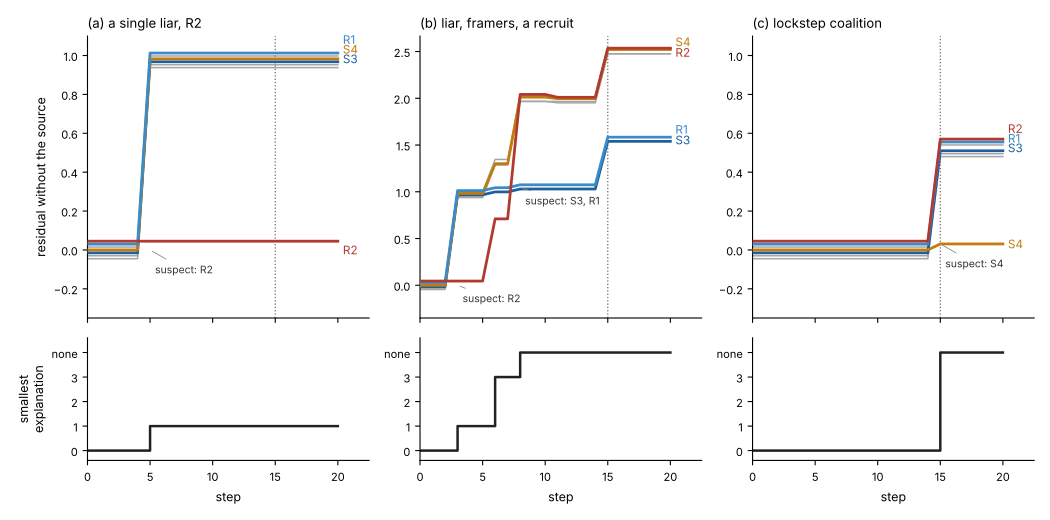

Generate this figure with Python:
"""Figure for 'What braids and knots carry': the bundle of suspicion heights (residual without each source) in three histories, with
the smallest explanation and the suspect set. Uses pce/bundlebraid."""
import os, sys
import numpy as np, matplotlib
matplotlib.use("Agg"); import matplotlib.pyplot as plt
HERE = os.path.dirname(os.path.abspath(__file__)); sys.path.insert(0, os.path.join(HERE, "..", "engine"))
from pce import bundlebraid as BB, watchtoy as WT

W = WT.setup(); g = W["gB"]
cases = [("redundant_liar", "(a) a single liar, R2"), ("cascade", "(b) liar, framers, a recruit"), ("efficient", "(c) lockstep coalition")]
HI = {"R2": "#b03a2e", "S3": "#1f5f9e", "R1": "#3b8bc9", "S4": "#c27c0e"}
fig, ax = plt.subplots(2, 3, figsize=(10.5, 5.2), sharex=True, gridspec_kw=dict(height_ratios=[2.3, 1]))
for j, (nm, title) in enumerate(cases):
    S, V, rows = BB.features(BB.history(nm, W), g); t = np.arange(len(S))
    for i, x in enumerate(BB.BASE):
        y = S[:, i] + 0.015 * (i - 3)
        ax[0, j].plot(t, y, color=HI.get(x, "#a6a6a6"), lw=2.0 if x in HI else 1.1, zorder=3 if x in HI else 2)
    lab = {}
    for i, x in enumerate(BB.BASE):
        if x in HI: lab[x] = S[-1, i]
    used = []
    for x, yv in sorted(lab.items(), key=lambda kv: kv[1]):
        gap = 0.045 * max(1.1, S.max()); yy = yv if not used or yv - used[-1] > gap else used[-1] + gap; used.append(yy)
        ax[0, j].text(20.4, yy, x, color=HI[x], va="center", fontsize=8.5)
    ax[0, j].axvline(15, color="#666", ls=":", lw=0.9)
    ax[0, j].set_title(title, fontsize=9.5, loc="left"); ax[0, j].set_xlim(0, 22.5)
    me = [r["min_expl"] for r in rows]
    ax[1, j].step(t, me, where="post", color="#222", lw=1.8)
    ax[1, j].set_ylim(-0.4, 4.6); ax[1, j].set_yticks([0, 1, 2, 3, 4]); ax[1, j].set_yticklabels(["0", "1", "2", "3", "none"])
    ax[1, j].set_xlabel("step", fontsize=9)
    sus = []
    for s in S:
        m = s.min(); sus.append(tuple(x for x, v in zip(BB.BASE, s) if v <= m + 0.01) if s.max() > 0.05 else ())
    prev = None
    for k, sset in enumerate(sus):
        if sset != prev and sset:
            ax[0, j].annotate("suspect: " + ", ".join(sset), xy=(k, S[k].min()), xytext=(k + 0.4, S[k].min() - 0.12 * (1 + 0.5 * (j == 1))),
                              fontsize=7.5, color="#333", arrowprops=dict(arrowstyle="-", color="#888", lw=0.6))
        prev = sset
ax[0, 0].set_ylabel("residual without the source", fontsize=9)
ax[1, 0].set_ylabel("smallest\nexplanation", fontsize=9)
for a in ax.flat: a.spines[["top", "right"]].set_visible(False); a.tick_params(labelsize=8)
for j in range(3): ax[0, j].set_ylim(-0.35, max(ax[0, j].get_ylim()[1], 1.1))
fig.tight_layout(); fig.savefig(os.path.join(HERE, "fig_bundle.pdf")); fig.savefig(os.path.join(HERE, "fig_bundle.png"), dpi=150)
